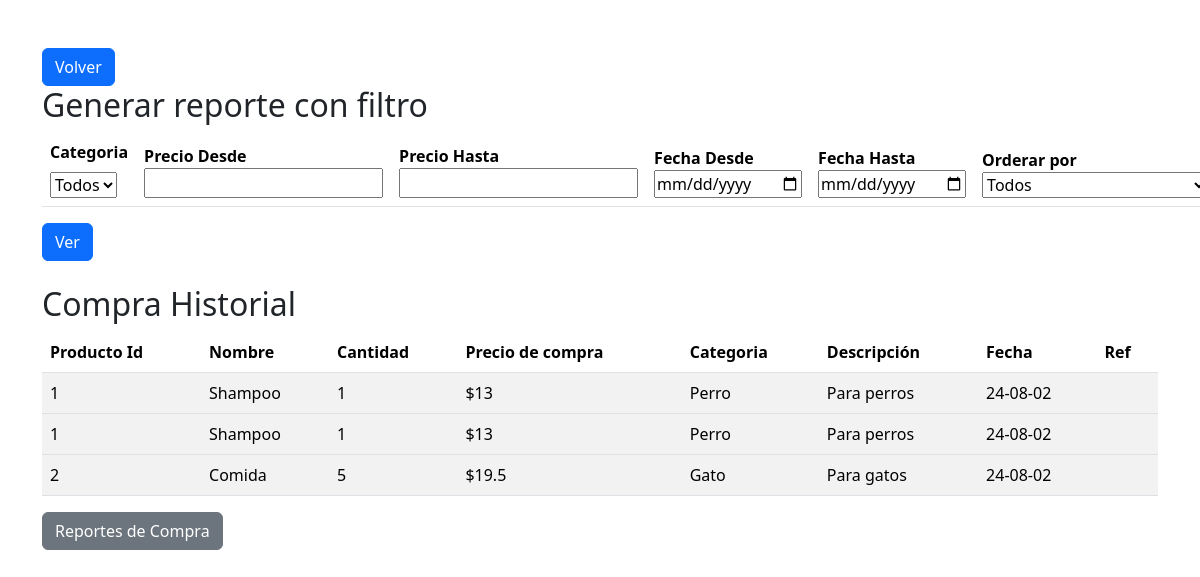
The page /controlador/HistorialCompraUsuario.php (signed in) on the database as committed earlier.
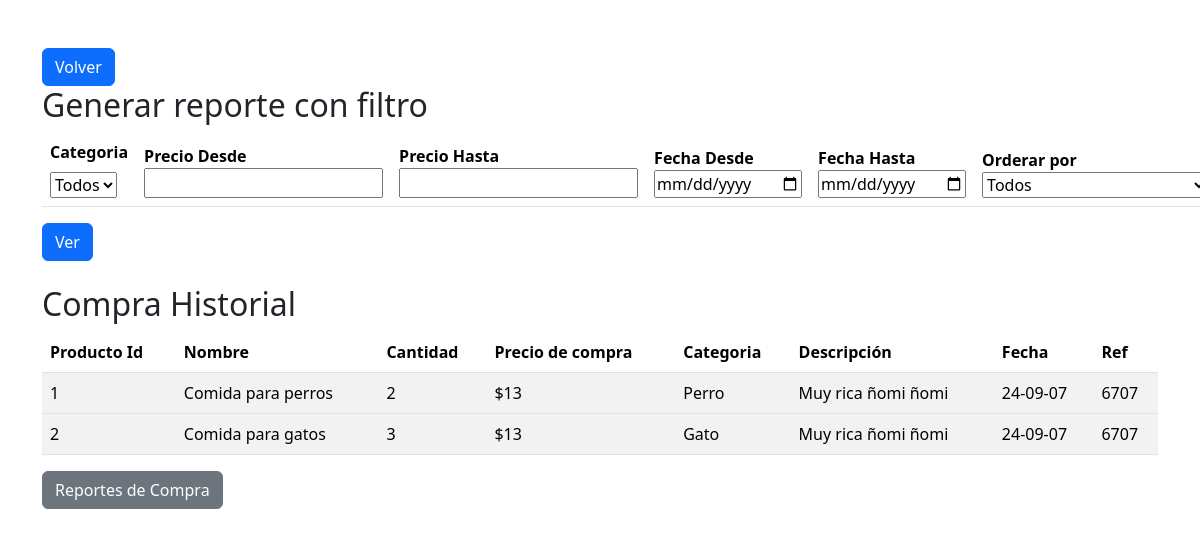
The same page on the database as committed later.
### tables this page shows
CREATE TABLE `detalles_factura` (
  `Factura_Id` int NOT NULL,
  `Producto_Id` int NOT NULL,
  `Cantidad_producto` int NOT NULL,
  `Precio_unitario` double(10,2) NOT NULL
);

CREATE TABLE `producto` (
  `IdProducto` int NOT NULL,
  `Categoria_id` int NOT NULL,
  `Nombre_producto` varchar(20) NOT NULL,
  `Descripcion` varchar(50) NOT NULL,
  `Imagen` varchar(250) NOT NULL,
  `Status` tinyint(1) NOT NULL
);

CREATE TABLE `categoria` (
  `idCategoria` int NOT NULL,
  `Nombre_categoria` varchar(20) NOT NULL
);

CREATE TABLE `factura` (
  `IdFactura` int NOT NULL,
  `Usuario_cedula` int NOT NULL,
  `Fecha` timestamp NOT NULL DEFAULT CURRENT_TIMESTAMP,
  `Referencia` int NOT NULL
);

### controlador/HistorialCompraUsuario.php (called while the page is built, shortened)
<?php
    require_once("../vista/usuario/HistorialCompra.php");

### vista/usuario/HistorialCompra.php (the view, shortened to what the changed rows need)
<!DOCTYPE html>
<html lang="en">
<head>
    <link rel="stylesheet" href="../estilos/bootstrap.min.css">
</head>
<?php
    $conexion=Conexion::conexion();
    $usuario=$_SESSION['usuario'];
?>
<body>
    <div class="container mt-5">
        <h2>Generar reporte con filtro</h2>
        <div class="row">
            <div class="col">
               <form action="" method="POST">
                <table class="table">
                        <thead>
                            <tr>
                                <th>
                                    Categoria
                                    <select name="BuscarCategoria" id="" class="form-conytol mt-2">
                                            <option value="">Todos</option>
                                    </select>
                                </th>
                                <th>Precio Desde
                                    <input type="text" name="PrecioDesde" id="">
                                </th>
                                <th>Precio Hasta
                                <input type="text" name="PrecioHasta" id="">
                                </th>
                                <th>Fecha Desde
                                <input type="date" name="FechaDesde" id="">
                                </th>
                                <th>Fecha Hasta
                                <input type="date" name="FechaHasta" id="">
                                </th>
                                <th>Orderar por
                                <select name="order" id="">
                                        <option value="">Todos</option>
                                    </select>
                                </th>
                            </tr>
                        </thead>
                    </table>
                    <?php
                    if($_POST['BuscarCategoria']=="" && $_POST['PrecioDesde']=="" && $_POST['PrecioHasta']=="" && $_POST['FechaDesde']=="" && $_POST['FechaHasta']=="" && $_POST['order']==""){
                        $instruccion = ("SELECT * FROM Detalles_factura
                           INNER JOIN Factura ON detalles_factura.Factura_id= factura.IdFactura
                           INNER JOIN Producto ON detalles_factura.Producto_id= producto.IdProducto
                           INNER JOIN Categoria ON producto.Categoria_id= categoria.IdCategoria
                           WHERE Factura.Usuario_cedula=$usuario
                           ORDER BY Producto.IdProducto" );
                    }
                    $resultado=$conexion->prepare($instruccion);
                    $resultado->execute(array());
                    while($fila=$resultado->fetch(PDO::FETCH_ASSOC)){
                        $datos[]=$fila;
                    }
                    ?>
               </form>
            </div>
        </div>
        <div class="row mt-4">
            <div class="col">
                <h2>Compra Historial</h2>
                <table class="table table-striped">
                    <thead>
                        <tr>
                            <th>Producto Id</th>
                            <th>Nombre</th>
                            <th>Cantidad</th>
                            <th>Precio de compra</th>
                            <th>Categoria</th>
                            <th>Descripción</th>
                            <th>Fecha</th>
                            <th>Ref</th>
                        </tr>
                    </thead>
                    <?php
                        if(isset($datos)){foreach ($datos as $producto_compra ) : ?>
                    <?php  $fecha=date("y-m-d",strtotime($producto_compra['Fecha'])); ?>
                        <tbody>
                            <tr>
                                <td><?php echo $producto_compra['IdProducto'] ?></td>
                                <td><?php echo $producto_compra['Nombre_producto'] ?></td>
                                <td><?php echo $producto_compra['Cantidad_producto'] ?></td>
                                <td><?php echo "$". $producto_compra['Precio_unitario'] ?></td>
                                <td><?php echo $producto_compra['Nombre_categoria'] ?></td>
                                <td><?php echo $producto_compra['Descripcion'] ?></td>
                                <td><?php echo $fecha ?></td>
                                <td><?php echo $producto_compra['Referencia'] ?></td>
                            </tr>
                        </tbody>
                    <?php endforeach;}else{
                        echo "No hay registros con esas especificaciones";
                    } ?>
                </table>
            </div>
        </div>
</body>
</html>

Rows that differ between the two databases and show on the page:
removed detalles_factura: Producto_Id.IdProducto "1", Producto_Id.Nombre_producto "Shampoo", Cantidad_producto "1", Precio_unitario "13", categoria.Nombre_categoria "Perro", Producto_Id.Descripcion "Para perros", Factura_Id.Fecha "24-08-02"
removed detalles_factura: Producto_Id.IdProducto "1", Producto_Id.Nombre_producto "Shampoo", Cantidad_producto "1", Precio_unitario "13", categoria.Nombre_categoria "Perro", Producto_Id.Descripcion "Para perros", Factura_Id.Fecha "24-08-02"
removed detalles_factura: Producto_Id.IdProducto "2", Producto_Id.Nombre_producto "Comida", Cantidad_producto "5", Precio_unitario "19.5", categoria.Nombre_categoria "Gato", Producto_Id.Descripcion "Para gatos", Factura_Id.Fecha "24-08-02"
added detalles_factura: Producto_Id.IdProducto "1", Producto_Id.Nombre_producto "Comida para perros", Cantidad_producto "2", Precio_unitario "13", categoria.Nombre_categoria "Perro", Producto_Id.Descripcion "Muy rica ñomi ñomi", Factura_Id.Fecha "24-09-07", Factura_Id.Referencia "6707"
added detalles_factura: Producto_Id.IdProducto "2", Producto_Id.Nombre_producto "Comida para gatos", Cantidad_producto "3", Precio_unitario "13", categoria.Nombre_categoria "Gato", Producto_Id.Descripcion "Muy rica ñomi ñomi", Factura_Id.Fecha "24-09-07", Factura_Id.Referencia "6707"
